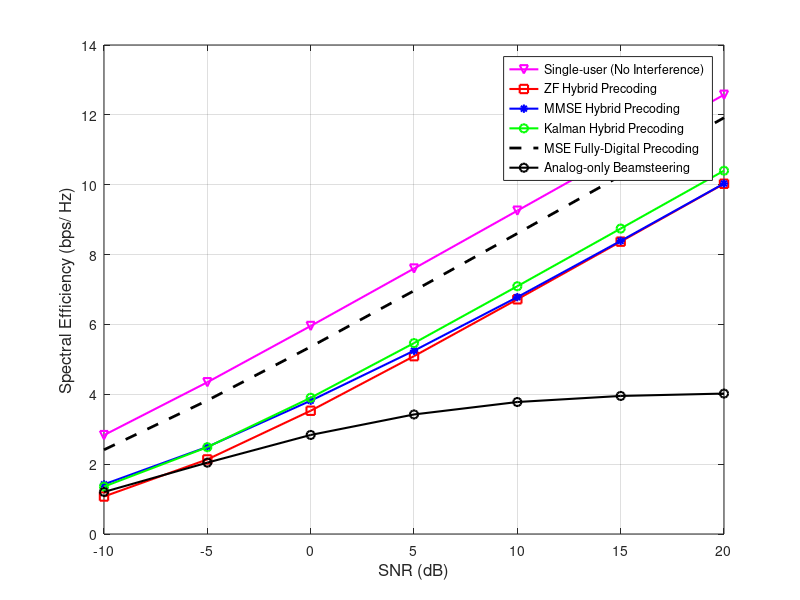

This figure's MATLAB source:
%%%%%%%%%%----- Performance of Hybrid Kalman based beamforming in MmWave Channels-----%%%%%%%
% Authors: Anna Vizziello and Pietro Savazzi                                              
% Date: September 21, 2018
% This code calculates the spectral efficiency achieved by the multi-user 
% hybrid precoding algorithms in the paper - A. Vizziello, P. Savazzi and K. Chowdhury, 
% "A Kalman based Hybrid Precoding for Multi-User Millimeter Wave Massive MIMO Systems,"  
% in IEEE Access, 2018.
%
% It has been developed starting from the code, licensed under a Creative Commons
% Attribution-NonCommercial 4.0 International License, that may be found at:
% http://www.profheath.org/research/millimeter-wave-cellular-systems/hybrid-precoding-and-channel-estimation/beamforming-and-precoding/matlab-code-multi-user-hybrid-precoding/
% 
% The orginal code has been modified by adding:
% The hybrid precoders: MMSE, fully-digital MMSE and ZF, the proposed Kalman based one;
%%%%%%%%%%%%%%%%%%%%%%%%%%%%%%%%%%%%%%%%%%%%%%%%%%%%%%%%%%%%%%%%%%%%%%%%%%%%%%%%%%%%%%%%
%
%
%--------------------------------------------------------------------------
clear all;close all;clc;warning('off');
rng(42, 'twister'); % Define a semente com o gerador Mersenne Twister
% ----------------------------- System Parameters -------------------------
Num_users=4; % Number of users
TX_ant=64; %Number of UPA TX antennas
TX_ant_w=sqrt(TX_ant); % width
TX_ant_h=sqrt(TX_ant); % hieght 
ind_TX_w=reshape(repmat([0:1:TX_ant_w-1],TX_ant_h,1),1,TX_ant_w*TX_ant_h);
ind_TX_h=repmat([0:1:TX_ant_h-1],1,TX_ant_w);

RX_ant=4; %Number of UPA RX antennas
RX_ant_w=sqrt(RX_ant); % width 
RX_ant_h=sqrt(RX_ant); % hieght
ind_RX_w=reshape(repmat([0:1:RX_ant_w-1],RX_ant_h,1),1,RX_ant_w*RX_ant_h);
ind_RX_h=repmat([0:1:RX_ant_h-1],1,RX_ant_w);

% ----------------------------- Channel Parameters ------------------------
Num_paths=10; %Number of channel paths
 
% ----------------------------- Simulation Parameters ---------------------
SNR_dB_range=-10:5:20;  % SNR in dB
Rate_SU=zeros(1,length(SNR_dB_range)); % Will carry the single-user MIMO rate (without interference)
Rate_BS=zeros(1,length(SNR_dB_range));% Will carry the rate with analog-only beamsteering
Rate_HP=zeros(1,length(SNR_dB_range)); % Will carry the rate of hybrid ZF precoding 
Rate_HP_MSE=zeros(1,length(SNR_dB_range)); % Will carry the rate of the hybrid MMSE precoder
Rate_HP_Kalman=zeros(1,length(SNR_dB_range)); % Will carry the rate of the proposed hybrid Kalman precoder
Rate_HP_FD_ZF=zeros(1,length(SNR_dB_range)); % Will carry the rate of the fully digital hybrid ZF precoding
Rate_HP_FD_MSE=zeros(1,length(SNR_dB_range)); % Will carry the rate of the fully digital hybrid MMSE precoding

ITER=1; % Number of iterations
% disp([pi*rand(1,Num_paths)-pi/2])
%disp([2*pi*rand(1,Num_paths)])
% disp([sqrt(1/Num_paths)*sqrt(1/2)])
%disp(randn(1, Num_paths))
% parte_real = norminv(rand(1,Num_paths),0,1);
% parte_imag = 1j*norminv(rand(1,Num_paths),0,1);
% disp([randn(1,Num_paths)+1j*randn(1,Num_paths)])
%disp([sqrt(1/Num_paths)*sqrt(1/2)*(randn(1,Num_paths)+1j*randn(1,Num_paths))])
% --------------- Simulation starts ---------------------------------------
for iter=1:1:ITER
    
    % Generate user channels 
    % [H,a_TX,a_RX]=generate_channels(Num_users,TX_ant_w,TX_ant_h,RX_ant_w,RX_ant_h,Num_paths); 
    % H is a 3-dimensional matrix, with Num_users,RX_ant,TX_ant dimensions
    H=zeros(Num_users,RX_ant_w*RX_ant_h,TX_ant_w*TX_ant_h);  % One user channel
    a_TX=zeros(TX_ant_w*TX_ant_h,Num_users); % TX steering vector
    a_RX=zeros(RX_ant_w*RX_ant_h,Num_users); % RX steering vector
    ind_TX_w=reshape(repmat([0:1:TX_ant_w-1],TX_ant_h,1),1,TX_ant_w*TX_ant_h);
    ind_TX_h=repmat([0:1:TX_ant_h-1],1,TX_ant_w);
    ind_RX_w=reshape(repmat([0:1:RX_ant_w-1],RX_ant_h,1),1,RX_ant_w*RX_ant_h);
    ind_RX_h=repmat([0:1:RX_ant_h-1],1,RX_ant_w);
    % % Constructing the channels
    for u=1:1:Num_users
         AoD_el(u,:)=pi*rand(1,Num_paths)-pi/2;
         AoD_az(u,:)=2*pi*rand(1,Num_paths);
         AoA_el(u,:)=pi*rand(1,Num_paths)-pi/2;
         AoA_az(u,:)=2*pi*rand(1,Num_paths);
         alpha(u,:)= sqrt(1/Num_paths)*(norminv(rand(1,Num_paths),0,1) + ...
             1j*norminv(rand(1,Num_paths),0,1));
         Temp_Channel=zeros(RX_ant_w*RX_ant_h,TX_ant_w*TX_ant_h);
         for l=1:1:Num_paths
             parte1 = 1/(TX_ant_w*TX_ant_h);
             parte2 = ind_TX_w*sin(AoD_az(u,l)) * sin(AoD_el(u,l));
             parte3 = ind_TX_h*cos(AoD_el(u,l));
             parte4 = exp(1j*pi*(parte2+parte3));
             a_TX(:,u)=transpose(sqrt(parte1)*parte4);
             parte5 = 1/(RX_ant_w*RX_ant_h);
             parte6 = ind_RX_w*sin(AoA_az(u,l))*sin(AoA_el(u,l));
             parte7 = ind_RX_h*cos(AoA_el(u,l));
             parte8 = exp(1j*pi*(parte6+parte7));
             a_RX(:,u)=transpose(sqrt(parte5)*parte8);
             parte9 = (TX_ant_w*TX_ant_h)*(RX_ant_w*RX_ant_h);
             parte10 = alpha(u,l)*a_RX(:,u);
             Temp_Channel=Temp_Channel+sqrt(parte9)*parte10*a_TX(:,u)';
         end
         H(u,:,:)=Temp_Channel;
    end
    %%%%%%%%%%%%%%%%%%%%%%%%%%%%%%%%%%%%%%%%%%%%%%%%%%%%%%%%%%%%%%%%%%%%%%%
    % Stage 1 of the proposed algorithm (Analog precoding)
    Frf=zeros(TX_ant,Num_users); % BS RF precoders 
    Wrf=zeros(RX_ant,Num_users); % MS RF precoders 

    for u=1:1:Num_users
        Frf(:,u)=a_TX(:,u);
        Wrf(:,u)=a_RX(:,u);
    end      
    %%%%%%%%%%%%%%%%%%%%%%%%%%%%%%%%%%%%%%%%%%%%%%%%%%%%%%%%%%%%%%%%%%%%%%%
    % Constructin the effective channels
    for u=1:1:Num_users
        Channel=zeros(RX_ant,TX_ant);
        Channel(:,:)= H(u,:,:);
        He(u,:)=Wrf(:,u)'*Channel*Frf ;    % Effective channels
    end
    %%%%%%%%%%%%%%%%%%%%%%%%%%%%%%%%%%%%%%%%%%%%%%%%%%%%%%%%%%%%%%%%%%%%%%%
    % effective channel for fully digital precoding
    for u=1:1:Num_users
         Channel=zeros(RX_ant,TX_ant);
         Channel(:,:)= H(u,:,:);
         He_fd(u,:)=Wrf(:,u)'*Channel;    
    end
    %%%%%%%%%%%%%%%%%%%%%%%%%%%%%%%%%%%%%%%%%%%%%%%%%%%%%%%%%%%%%%%%%%%%%%%
    % Baseband zero-forcing precoding
    Fbb=He'*(He*He')^(-1); 
    for u=1:1:Num_users % Normalization of the hybrid precoders
        Fbb(:,u)=Fbb(:,u)/sqrt((Frf*Fbb(:,u))'*(Frf*Fbb(:,u)));
    end
    %%%%%%%%%%%%%%%%%%%%%%%%%%%%%%%%%%%%%%%%%%%%%%%%%%%%%%%%%%%%%%%%%%%%%%%
    % Fully-digital zero-forcing precoding
    Ffd=He_fd'*pinv(He_fd*He_fd');
    for u=1:1:Num_users % Normalization of the hybrid precoders
         Ffd(:,u)=Ffd(:,u)/sqrt((Ffd(:,u))'*(Ffd(:,u)));
    end 
    %%%%%%%%%%%%%%%%%%%%%%%%%%%%%%%%%%%%%%%%%%%%%%%%%%%%%%%%%%%%%%%%%%%%%%%
    % Spectral efficiency calculations
    count=0;
    %%%%%%%%%%%%%%%%%%%%%%%%%%%%%%%%%%%%%%%%%%%%%%%%%%%%%%%%%%%%%%%%%%%%%%%
    for SNR_dB=SNR_dB_range
        count=count+1;
        SNR=10^(.1*SNR_dB)/Num_users; % SNR value
        sigma2=1/SNR;
        %%%%%%%%%%%%%%%%%%%%%%%%%%%%%%%%%%%%%%%%%%%%%%%%%%%%%%%%%%%%%%%%%%%
        % MMSE baseband precoder
        FbbMSE=inv(He'*He+Num_users*sigma2*Frf'*Frf)*He';
        for u=1:1:Num_users % Normalization of the hybrid precoders
            FbbMSE(:,u)=FbbMSE(:,u)/sqrt((Frf*FbbMSE(:,u))'*(Frf*FbbMSE(:,u)));
        end
        %%%%%%%%%%%%%%%%%%%%%%%%%%%%%%%%%%%%%%%%%%%%%%%%%%%%%%%%%%%%%%%%%%%
        % Fully-Digital MMSE Precoding
        FfdMSE=inv(He_fd'*He_fd+Num_users*sigma2*eye(TX_ant))*He_fd';
        for u=1:1:Num_users % Normalization of the hybrid precoders
            FfdMSE(:,u)=FfdMSE(:,u)/sqrt((FfdMSE(:,u))'*(FfdMSE(:,u)));
        end
        %%%%%%%%%%%%%%%%%%%%%%%%%%%%%%%%%%%%%%%%%%%%%%%%%%%%%%%%%%%%%%%%%%%
        % Kalman baseband precoder
        Fbbk=eye(Num_users,Num_users);
        RN1=Fbbk*Fbbk';
        Qm=eye(Num_users)*sigma2;
        ITERK=10; % Number of Kalman iterations
        for ii=1:ITERK
            Hk=He;
            K=RN1*Hk'*pinv(Hk*RN1*Hk'+Qm);
            errk=(eye(Num_users)-Hk*Fbbk);
            errk=errk/norm(errk);
            Fbbk=Fbbk+K*errk; 
            RN=RN1-K*Hk*RN1;
            RN1=RN; 
        end

        for u=1:1:Num_users % Normalization of the hybrid precoders
            Fbbk(:,u)=Fbbk(:,u)/sqrt((Frf*Fbbk(:,u))'*(Frf*Fbbk(:,u)));
        end
        %%%%%%%%%%%%%%%%%%%%%%%%%%%%%%%%%%%%%%%%%%%%%%%%%%%%%%%%%%%%%%%%%%%
        for u=1:1:Num_users
            Int_set=[]; % interference index
            for i=1:1:Num_users
                if(i~=u)
                    Int_set=[Int_set i]; 
                end
            end
            Channel=zeros(RX_ant,TX_ant);
            Channel(:,:)= H(u,:,:);
            [U_channel S_channel V_channel]=svd(Channel);
            %%%%%%%%%%%%%%%%%%%%%%%%%%%%%%%%%%%%%%%%%%%%%%%%%%%%%%%%%%%%%%%
            % Single-user rate
            % Rate_SU(count)=Rate_SU(count);
            % disp([log2(1+SNR)])
            % disp([S_channel(1,1)^2])
            % disp([log2(1+SNR*S_channel(1,1)^2)/(Num_users*ITER)])
            Rate_SU(count)=Rate_SU(count)+log2(1+SNR*S_channel(1,1)^2)/(Num_users*ITER);
            %%%%%%%%%%%%%%%%%%%%%%%%%%%%%%%%%%%%%%%%%%%%%%%%%%%%%%%%%%%%%%%
            % Analog-only beamforming
            SINR_BS=(SNR*(abs(Wrf(:,u)'*Channel*Frf(:,u)).^2))/(SNR*sum((abs(Wrf(:,u)'*Channel*Frf(:,Int_set)).^2))+1);
            % disp([log2(1+SINR_BS)/(Num_users*ITER)])
            Rate_BS(count)=Rate_BS(count)+log2(1+SINR_BS)/(Num_users*ITER);            
        end
        %%%%%%%%%%%%%%%%%%%%%%%%%%%%%%%%%%%%%%%%%%%%%%%%%%%%%%%%%%%%%%%%%%%
        % Hybrid Precoding
        termo_a = eye(Num_users);
        termo_b = Fbb*Fbb';
        termo_c = He*(termo_b)*He';
        termo_d = log2(det(termo_a+SNR*(termo_c)));
        Rate_HP(count)=Rate_HP(count)+termo_d/(Num_users*ITER);
        % Hybrid Precoding MMSE
        Rate_HP_MSE(count)=Rate_HP_MSE(count)+log2(det(eye(Num_users)+SNR*(He*(FbbMSE*FbbMSE')*He')))/(Num_users*ITER);
        % Hybrid Precoding Kalman
        Rate_HP_Kalman(count)=Rate_HP_Kalman(count)+log2(det(eye(Num_users)+SNR*(He*(Fbbk*Fbbk')*He')))/(Num_users*ITER);
        % ZF fully digital precoding
        Rate_HP_FD_ZF(count)=Rate_HP_FD_ZF(count)+log2(det(eye(Num_users)+SNR*(He_fd*(Ffd*Ffd')*He_fd')))/(Num_users*ITER);
        % MSE fully digital precoding
        Rate_HP_FD_MSE(count)=Rate_HP_FD_MSE(count)+log2(det(eye(Num_users)+SNR*(He_fd*(FfdMSE*FfdMSE')*He_fd')))/(Num_users*ITER);
    end % End of SNR loop
end % End of ITER loop

%Plotting the spectral efficiency
    figure(1),plot(SNR_dB_range,Rate_SU,'-mv','LineWidth',1.5); hold on;
    plot(SNR_dB_range,Rate_HP,'-rs','LineWidth',1.5);
    hold on; plot(SNR_dB_range,Rate_HP_MSE,'-b*','LineWidth',1.5);
    hold on; plot(SNR_dB_range,Rate_HP_Kalman,'-go','LineWidth',1.5);
    hold on; plot(SNR_dB_range,Rate_HP_FD_MSE,'--k','LineWidth',2);
if Num_paths==1
    hold on; plot(SNR_dB_range,Rate_BS,'-ro','LineWidth',1.5);
    legend('Single-user (No Interference)','ZF Hybrid Precoding','MMSE Hybrid Precoding','Kalman Hybrid Precoding','MSE Fully-Digital Precoding','Analog-only Beamsteering');

else
    hold on; plot(SNR_dB_range,Rate_BS,'-ko','LineWidth',1.5);
    legend('Single-user (No Interference)','ZF Hybrid Precoding','MMSE Hybrid Precoding','Kalman Hybrid Precoding','MSE Fully-Digital Precoding','Analog-only Beamsteering');
end
xlabel('SNR (dB)','FontSize',12);
ylabel('Spectral Efficiency (bps/ Hz)','FontSize',12);
grid;
